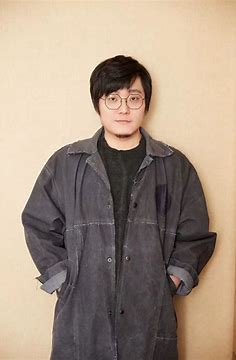
#> input picture opencv/4_马赛克/WJG.jpg, 236 x 360 px, found by its file name
$ python main.py
#> lines starting #> are read from the running program, lines starting #| are printed output that depends on the picture
#> in main, tupian is the input picture: shape (360, 236, 3); mean B, G, R 130.9, 147.1, 165
import cv2
import numpy as np

def msk(a):
    # a2 = cv2.resize(a,(24,36))
    a2 = a[::10,::10] # 每10*10个像素取一个
    a21 = np.repeat(a2,10,axis=0)           # 重复行
    a3 = np.repeat(a21,10,axis=1)           # 重复列
    return a3


def facemsk(a):
    # 人脸左上角是90，70    右下角是150，135
    face = a[70:135,90:150]
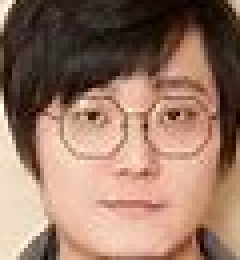
#> face: shape (65, 60, 3) (shown 4 times larger); mean B, G, R 101.1, 118.6, 152
    face1 = face[::5,::5]
    face2 = np.repeat(face1,5,axis=0)           # 重复行
    face3 = np.repeat(face2,5,axis=1)           # 重复列
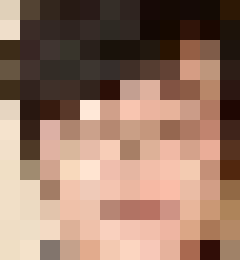
#> face3: shape (65, 60, 3) (shown 4 times larger); mean of channels 0, 1, 2 102.9, 120.2, 152.3; drawn as B, G, R
    # 此处正好可以直接接入，若不同则需裁切:face3 = face3[:15,:20]
    a[70:135,90:150] = face3
    return a


def main():
    tupian = cv2.imread("4_马赛克/WJG.jpg")
    # 输入照片(360, 236)

    tupian = facemsk(tupian)

    cv2.imshow("test",tupian)               # 显示照片
    cv2.waitKey()                           # 等待键盘输入，有输入就关闭窗口
    cv2.destroyAllWindows()


if __name__ == "__main__":
    main()
